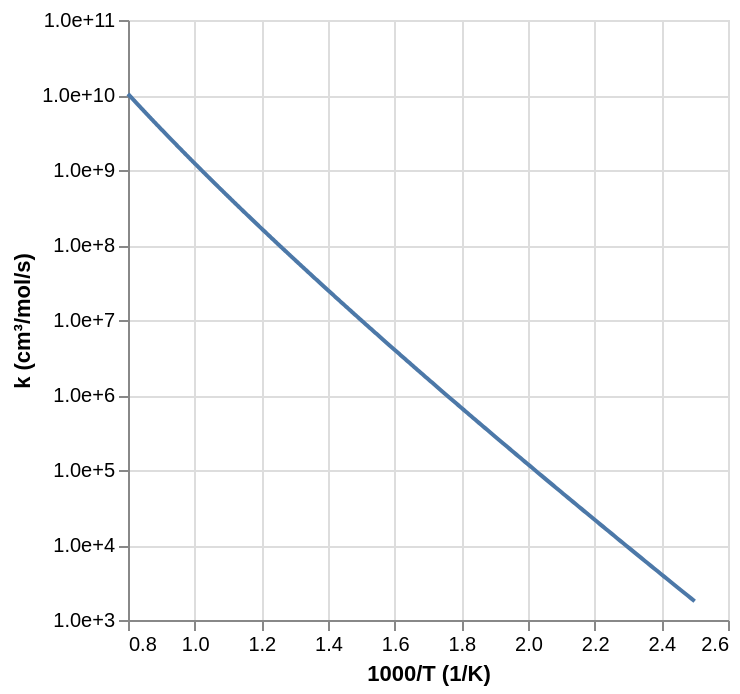

The notebook cell saved with this chart:
### Code cell
import automech
from mechdriver.subtasks import display

chan = "1: 3"

# TRANSITION STATE
#   - Read in expanded mechanism
mech_path = util.p_.mechanism(tag, ext="json", path=util.p_.data(root_path))
mech = automech.io.read(mech_path)

#   - Display the reaction
automech.display_reactions(mech, chans=[chan])

### Figure 1 — Vega-Lite specification as saved in the notebook (floating-point values rounded to 4 significant figures; data arrays with more than 128 entries replaced by an {"elided": "..."} marker saying what was removed)
{"config": {"view": {"continuousWidth": 300, "continuousHeight": 300}}, "data": {"name": "data-4bd37e264ef9bfe5441a8962b62f68a1"}, "mark": {"type": "line"}, "encoding": {"x": {"field": "x", "title": "1000/T (1/K)", "type": "quantitative"}, "y": {"axis": {"format": ".1e", "values": [1000, 10000, 100000, 1000000, 10000000, 100000000, 1000000000, 10000000000, 100000000000]}, "field": "value", "scale": {"type": "log"}, "title": "k (cm³/mol/s)", "type": "quantitative"}}, "transform": [{"fold": ["This work"]}], "$schema": "https://vega.github.io/schema/vega-lite/v5.20.1.json", "datasets": {"data-4bd37e264ef9bfe5441a8962b62f68a1": {"elided": "500 records"}}}
